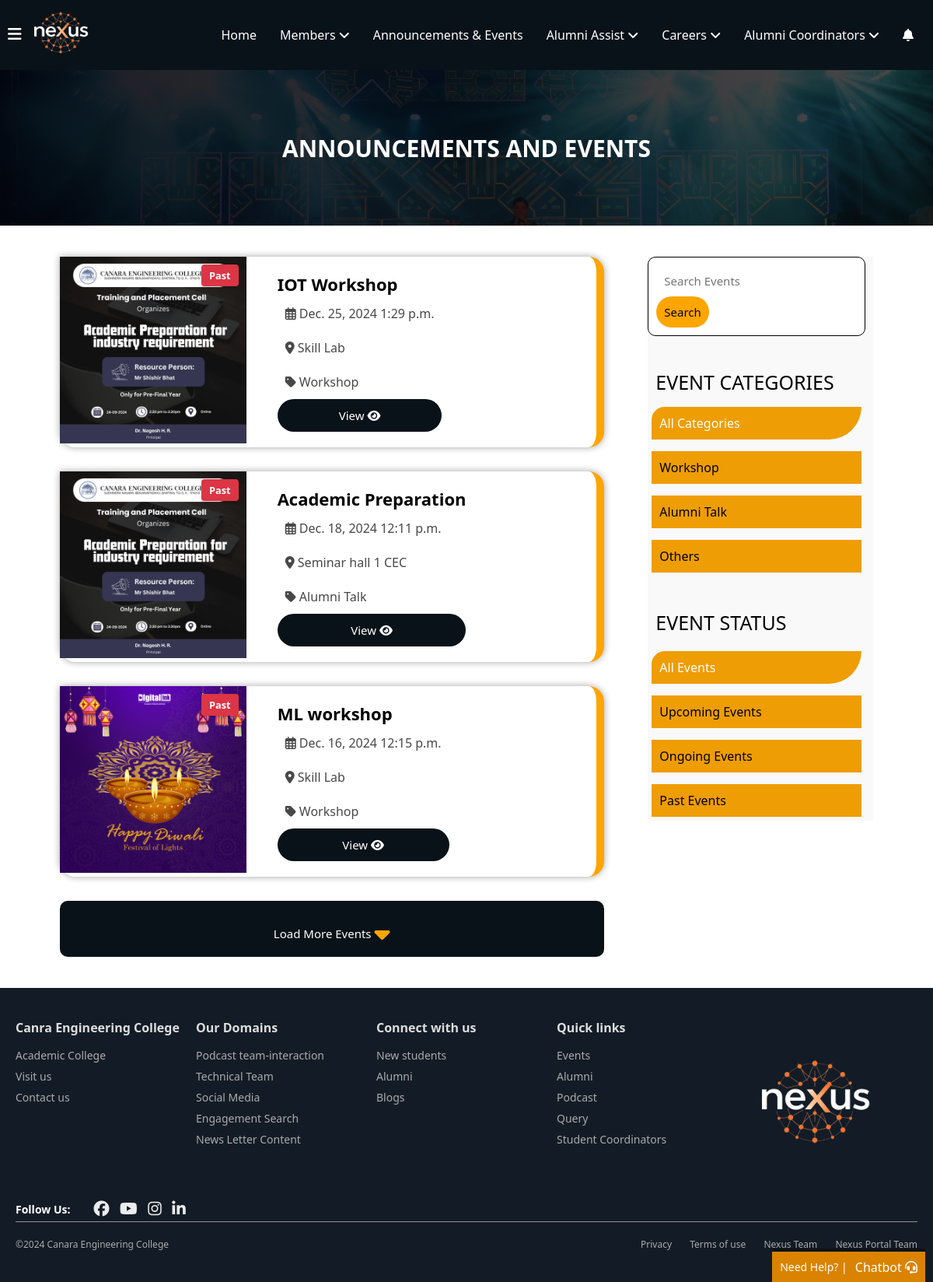
Before: /events/events/ with the older database file.
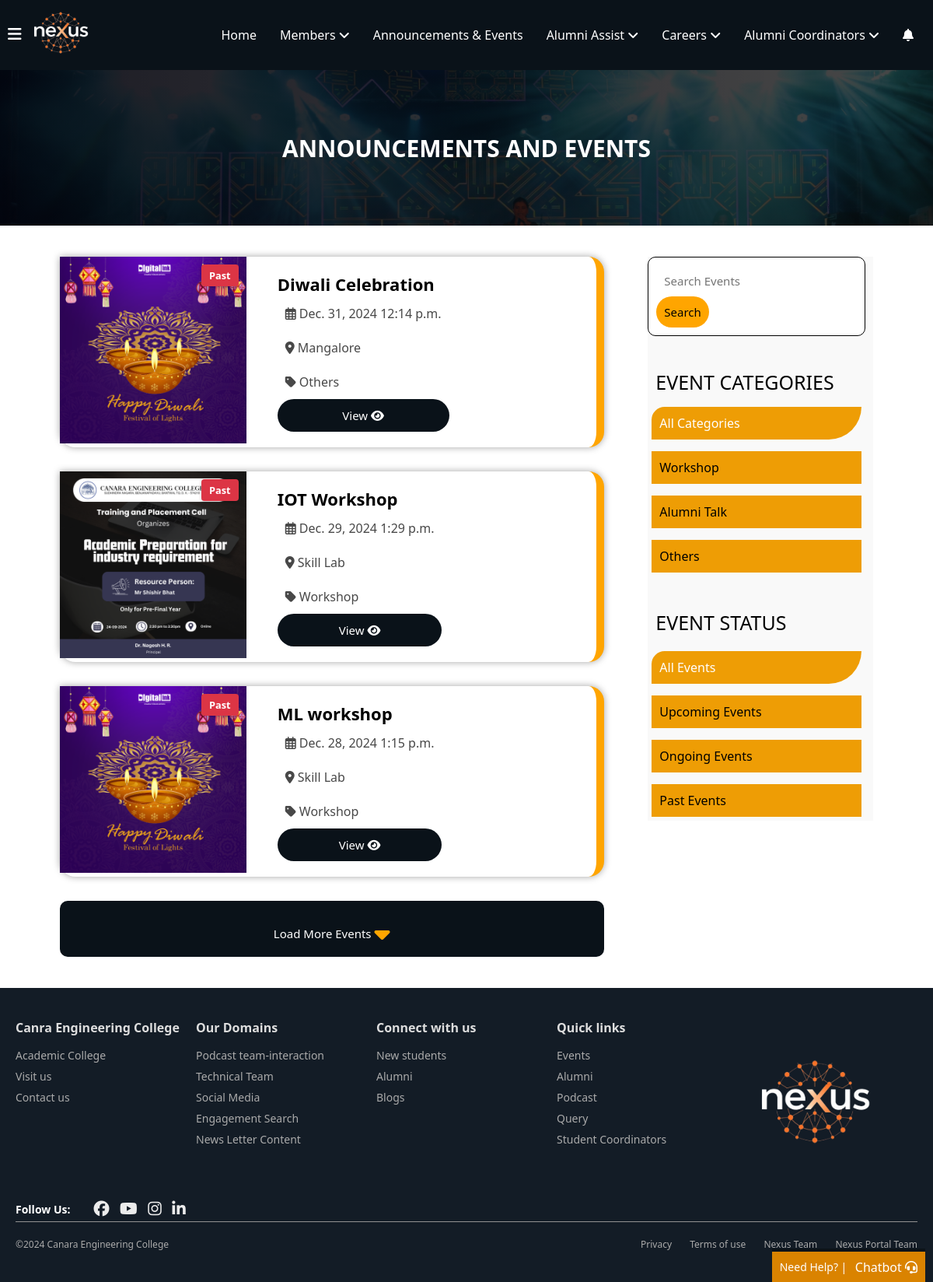
After: the same page with the newer database file.
### events_cec/models.py (models this page shows, shortened)
class Event(models.Model):
    CATEGORY_CHOICES = [
        ('workshop', 'Workshop'),
        ('talk', 'Alumni Talk'),
        ('others', 'Others'),
    ]
    event_id = models.AutoField(primary_key=True)
    event_title = models.CharField(max_length=200)
    description = models.TextField()
    category = models.CharField(max_length=50, choices=CATEGORY_CHOICES)
    date = models.DateField()
    time = models.TimeField(null=True, blank=True)  # New time field
    location = models.CharField(max_length=200)
    poster = models.ImageField(upload_to='event_posters/', blank=True, null=True)
    instagram_url = models.URLField(max_length=500, blank=True, null=True)
    facebook_url = models.URLField(max_length=500, blank=True, null=True)
    youtube_url = models.URLField(max_length=500, blank=True, null=True)
    linkedin_url = models.URLField(max_length=500, blank=True, null=True)

### events_cec/views.py (the view, shortened to what this page needs)
# urls.py: path('events/', views.event_list, name='event_list'),
def event_list(request):
    all_events = Event.objects.all()
    event_type = request.GET.get('event_type')
    category = request.GET.get('category')
    search_query = request.GET.get('search')
    page = request.GET.get('page', 1)
    now = timezone.now()
    current_date = now.date()
    current_time = now.time()
    all_events = all_events.order_by('-date', '-time')  # Notice the minus sign for descending order
    if event_type == 'upcoming':
        all_events = all_events.filter(date__gte=current_date)
    elif event_type == 'ongoing':
        all_events = all_events.filter(
            date=current_date,
            time__lte=current_time
        )
    elif event_type == 'past':
        all_events = all_events.filter(date__lt=current_date)
    if category:
        all_events = all_events.filter(category=category)
    if search_query:
        all_events = all_events.filter(event_title__icontains=search_query)
    paginator = Paginator(all_events, 3)
    events = paginator.get_page(page)
    for event in events:
        if event.date > current_date:
            event.status = 'Upcoming'
        elif event.date == current_date:
            if event.time and event.time >= current_time:
                event.status = 'Ongoing'
            else:
                event.status = 'Past'
        else:
            event.status = 'Past'
    categories = Event.CATEGORY_CHOICES
    context = {
        'all_events': events,
        'categories': categories,
        'search_query': search_query,
        'selected_category': category,
        'selected_event_type': event_type,
    }
    return render(request, 'events_cec/announcement.html', context)

### notifications/context_processors.py (called while the page is built)
def notification_count(request):
    if request.user.is_authenticated:
        unread_count = Notification.objects.filter(
            recipient=request.user,
            viewed=False
        ).count()
        return {'unread_notifications_count': unread_count}
    return {'unread_notifications_count': 0}

### events_cec/templates/events_cec/announcement.html (shortened to what this page needs)
{% extends 'home/layout.html' %}
{% load static %}
{% block extra_head %}
<link rel="stylesheet" href="{% static 'events_cec/announcement.css' %}">
{% endblock %}
{% block content %}
<div class="heading">
    <Strong>ANNOUNCEMENTS AND EVENTS</Strong>
</div>
<div class="event-container">
    <div class="filters">
        <form method="GET" action="{% url 'event_list' %}" id="event-filter-form">
            <div class="search">
                <input type="text" name="search" id="event_search"
                       placeholder="Search Events" value="{{ search_query|default:'' }}">
                <button type="submit">Search</button>
            </div>
            <div class="categories">
                <p class="categ-head">EVENT CATEGORIES</p>
                <div class="category-list">
                    <p class="category-item {% if not selected_category %}active{% endif %}"
                       data-category="">All Categories</p>
                    {% for category_code, category_name in categories %}
                        <p class="category-item {% if selected_category == category_code %}active{% endif %}"
                           data-category="{{ category_code }}">{{ category_name }}</p>
                    {% endfor %}
                </div>
                <div class="category-list event-status">
                    <p class="categ-head">EVENT STATUS</p>
                    <p class="category-item {% if not selected_event_type %}active{% endif %}"
                       data-event-type="">All Events</p>
                    <p class="category-item {% if selected_event_type == 'upcoming' %}active{% endif %}"
                       data-event-type="upcoming">Upcoming Events</p>
                    <p class="category-item {% if selected_event_type == 'ongoing' %}active{% endif %}"
                       data-event-type="ongoing">Ongoing Events</p>
                    <p class="category-item {% if selected_event_type == 'past' %}active{% endif %}"
                       data-event-type="past">Past Events</p>
                </div>
            </div>
        </form>
    </div>
    <div class="event-cards">
        {% if all_events %}
            {% for event in all_events %}
            <div class="card">
                <div class="poster">
                    {% if event.poster %}
                    <img src="{{ event.poster.url }}" alt="{{ event.event_title }}">
                    {% endif %}
                    <div class="status-badge {{ event.status|lower }}">
                        {{ event.status }}
                    </div>
                </div>
                <div class="detail">
                    <strong>{{ event.event_title }}</strong>
                    <p><i class="fa-regular fa-calendar-days"></i> {{ event.date }} {{ event.time }}</p>
                    <p><i class="fa-solid fa-location-dot"></i> {{ event.location }}</p>
                    <p><i class="fa-solid fa-tag"></i> {{ event.get_category_display }}</p>
                    <button type="button">
                        <a href="{% url 'event_detail' event.event_id %}">View <i class="fa-solid fa-eye"></i></a>
                    </button>
                </div>
            </div>
            {% endfor %}
        {% else %}
            <p>No events available.</p>
        {% endif %}
        {% if all_events.has_next %}
            <div class="event-load-more">
                <button id="load-more" data-next-page="{{ all_events.next_page_number }}">Load More Events <i class="fa-solid fa-sort-down"></i></button>
            </div>
        {% endif %}
    </div>
</div>
{% endblock %}

### home/templates/home/layout.html (shortened to what this page needs)
{% load static %}
<!DOCTYPE html>
<html lang="en">
<head>
    <link rel="stylesheet" href="{% static 'home/navbar.css' %}">
    {% block extra_head %}
    {% endblock %}
</head>
<body>
    <header>
        <nav>
            <div class="left">
                <div class="menu" id="menuBtn" onclick="toggleSidebar()">
                    <i class="fa-solid fa-bars"></i>
                </div>
                <div class="logo">
                    <img src="{% static 'home/assets/Nexus_logo-removebg-preview-1.png'%}" alt="nexus logo" class="nav-logo">
                </div>
            </div>
            <div class="nav-ele" id="navEle">
                <ul>
                    <li><a href="{% url 'home'%}">Home</a></li>
                    <li class="dropdown">
                        Members <i class="fa fa-angle-down"></i>
                    </li>
                    <li><a href="{% url 'event_list' %}">Announcements & Events</a> </li>
                    <li class="dropdown">
                        Alumni Assist <i class="fa fa-angle-down"></i>
                    </li>
                    <li class="dropdown">
                        Careers <i class="fa fa-angle-down"></i>
                    </li>
                    <li class="dropdown">
                        Alumni Coordinators <i class="fa fa-angle-down"></i>
                    </li>
                    <li>
                        <a href="{% url 'notifications:notification_panel' %}">
                            <i class="fas fa-bell"></i>
                        </a>
                    </li>
                </ul>
            </div>
        </nav>
    </header>
    <div class="help-block">
        <div class="help-data">
            <a href="#" class="help-link">Need Help? |</a>
            <p>Chatbot <i class="fa-solid fa-headset"></i></p>
        </div>
    </div>
        {% block content %}
        {% endblock %}
    <footer class="footer">
        <div class="container">
            <div class="footer-columns">
                <div class="column">
                    <h5>Canra Engineering College</h5>
                    <ul>
                        <li><a href="https://www.canaraengineering.in">Academic College</a></li>
                        <li><a href="https://www.canaraengineering.in">Visit us</a></li>
                        <li><a href="">Contact us</a></li>
                    </ul>
                </div>
                <div class="column">
                    <h5>Our Domains</h5>
                    <ul>
                        <li><a href="#">Podcast team-interaction</a></li>
                        <li><a href="#">Technical Team</a></li>
                        <li><a href="#">Social Media</a></li>
                        <li><a href="#">Engagement Search</a></li>
                        <li><a href="#">News Letter Content</a></li>
                    </ul>
                </div>
                <div class="column">
                    <h5>Connect with us</h5>
                    <ul>
                        <li><a href="#">New students</a></li>
                        <li><a href="#">Alumni</a></li>
                        <li><a href="#">Blogs</a></li>
                    </ul>
                </div>
                <div class="column">
                    <h5>Quick links</h5>
                    <ul>
                        <li><a href="#">Events</a></li>
                        <li><a href="#">Alumni</a></li>
                        <li><a href="#">Podcast</a></li>
                        <li><a href="#">Query</a></li>
                        <li><a href="#">Student Coordinators</a></li>
                    </ul>
                </div>
                <div class="column foot-logo">
                    <img src="{% static 'home/assets/Nexus_logo-removebg-preview.png'%}" alt="Nexus Logo">
                </div>
            </div>
            <div class="footer-icons">
                <strong>Follow Us: </strong>
                <div class="social-icons">
                    <i class="fa-brands fa-facebook"></i>
                    <i class="fa-brands fa-youtube"></i>
                    <i class="fa-brands fa-instagram"></i>
                    <i class="fa-brands fa-linkedin-in"></i>
                </div>
            </div>
            <div class="footer-bottom">
                <p>&copy;2024 Canara Engineering College</p>
                <div class="footer-links">
                    <a href="#">Privacy</a>
                    <a href="#">Terms of use</a>
                    <a href="{% url 'nexusTeam' %}">Nexus Team</a>
                    <a href="{% url 'webTeam' %}">Nexus Portal Team</a>
                </div>
            </div>
        </div>
    </footer>
</body>
</html>

### home/static/home/navbar.css (style rules this page uses)
* { margin: 0; padding: 0; box-sizing: border-box; font-family: 'Segoe UI', Tahoma, Geneva, Verdana, sans-serif; }
a { text-decoration: none; color: white; }
header { background-color: #0a1219; color: white; padding: 5px ; position: sticky; top: 0; left: 0; width: 100%; z-index: 1000; }
header nav { display: flex; justify-content: space-between; align-items: center; flex-wrap: wrap; padding: 5px; width: 100%; }
header nav .left { display: flex; align-items: center; }
nav .left .logo img { width: 100px; height: auto; }
.menu i { cursor: pointer; font-size: 20px; }
.nav-ele ul { list-style: none; margin: 0; padding: 0; display: flex; }
.nav-ele li { padding: 10px 15px; cursor: pointer; position: relative; }
nav ul li a { text-decoration: none; color: white; }
.help-block { position: fixed; bottom: 0; right: 10px; z-index: 1000; background-color: #da8300; border-top: 4px solid #0a1219; }
.help-link { display: inline-block; color: white; font-size: 14px; padding: 10px; border-radius: 5px; text-decoration: none; }
.help-block .help-data { display: flex; justify-content: center; align-items: center; }
.help-block .help-data p { cursor: pointer; padding-right: 10px; color: white; margin: 0; }
.footer { background-color: #131c26; color: white; padding: 40px 20px; font-size: 14px; z-index: 999; }
.footer .container { max-width: 1200px; margin: 0 auto; }
.footer-columns { display: flex; justify-content: space-between; margin-bottom: 30px; }
.column { flex: 1; }
.column h5 { font-size: 16px; margin-bottom: 15px; color: #ddd; }
.column ul { list-style: none; padding: 0; }
.column ul li { margin-bottom: 8px; }
.column ul li a { color: #aaa; text-decoration: none; font-size: 14px; }
.footer-bottom { display: flex; justify-content: space-between; align-items: center; border-top: 1px solid #919191; padding-top: 20px; font-size: 12px; color: #aaa; }
.footer-bottom p { margin: 0; }
.foot-logo img { max-width: 200px; }
.footer-links a { margin-left: 20px; color: #aaa; text-decoration: none; }
.footer-icons { margin: 5px auto; display: flex; align-items: center; gap: 20px; }
.footer-icons .social-icons i { margin-left: 10px; font-size: 20px; color: #ececec; cursor: pointer; }

Changed rows visible on the page:
no longer on this page (row edited): Event: poster (picture), status "Past", event_title "Academic Preparation", date "Dec. 18, 2024", time "12:11 p.m.", location "Seminar hall 1 CEC", category "Alumni Talk"
now on this page (row edited): Event: poster (picture), status "Past", event_title "Diwali Celebration", date "Dec. 31, 2024", time "12:14 p.m.", location "Mangalore", category "Others"
changed Event "IOT Workshop": date "Dec. 25, 2024" → "Dec. 29, 2024"
changed Event "ML workshop": date "Dec. 16, 2024" → "Dec. 28, 2024"; time "12:15 p.m." → "1:15 p.m."
